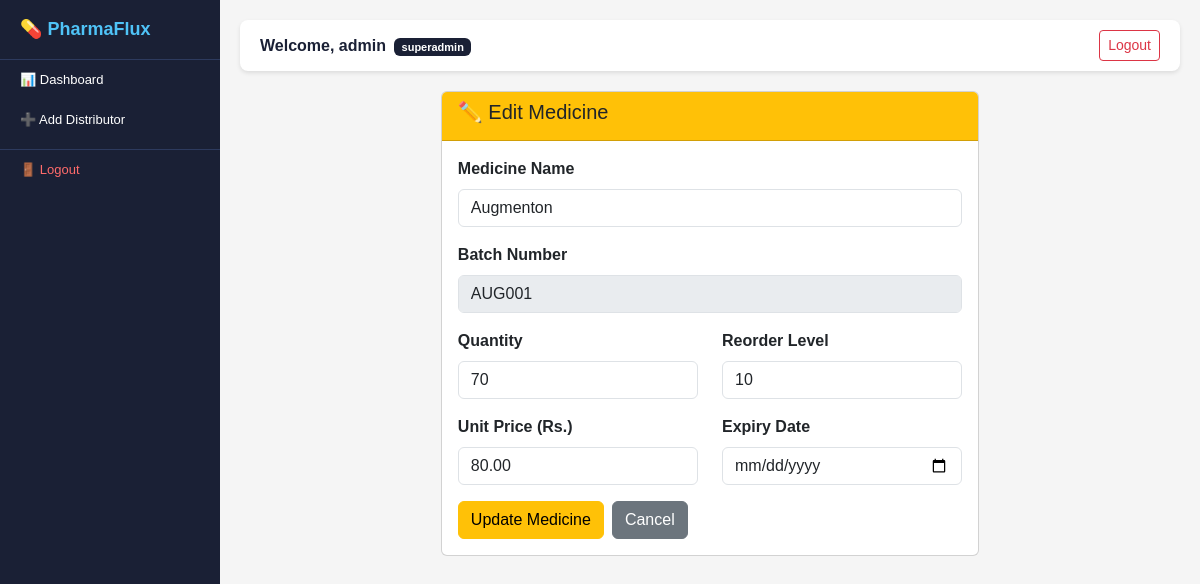
The app's page /stock/edit/4/ (signed in) with its own data.
### users/models.py (models this page shows)
class User(AbstractUser):
    ROLES = [
        ('superadmin', 'Super Admin'),
        ('distributor', 'Distributor'),
        ('employee', 'Employee'),
    ]
    role = models.CharField(
        max_length=20,
        choices=ROLES,
        default='distributor'
    )

### stock/models.py (models this page shows, shortened)
class Stock(models.Model):
    distributor = models.ForeignKey(
        Distributor,
        on_delete=models.CASCADE,
        related_name='stocks'
    )
    medicine_name = models.CharField(
        max_length=200
    )
    batch_no = models.CharField(
        max_length=100,
        unique=True
    )
    quantity = models.IntegerField(default=0)
    expiry_date = models.DateField()
    unit_price = models.DecimalField(
        max_digits=10,
        decimal_places=2
    )
    reorder_level = models.IntegerField(
        default=10
    )
    created_at = models.DateTimeField(
        auto_now_add=True
    )

### stock/views.py (the view, shortened to what this page needs)
# urls.py: path('edit/<int:stock_id>/', views.edit_stock, name='edit_stock'),
@login_required
def edit_stock(request, stock_id):
    stock = Stock.objects.get(id=stock_id)
    return render(
        request,
        'stock/edit.html',
        {'stock': stock}
    )

### templates/stock/edit.html (shortened to what this page needs)
{% extends 'base.html' %}
{% block content %}
<div class="row justify-content-center">
    <div class="col-md-7">
        <div class="card">
            <div class="card-header bg-warning">
                <h5>✏️ Edit Medicine</h5>
            </div>
            <div class="card-body">
                <form method="POST">
                    <div class="mb-3">
                        <label class="form-label fw-bold">Medicine Name</label>
                        <input type="text" name="medicine_name"
                               class="form-control"
                               value="{{ stock.medicine_name }}" required>
                    </div>
                    <div class="mb-3">
                        <label class="form-label fw-bold">Batch Number</label>
                        <input type="text" class="form-control"
                               value="{{ stock.batch_no }}" disabled>
                    </div>
                    <div class="row">
                        <div class="col-md-6 mb-3">
                            <label class="form-label fw-bold">Quantity</label>
                            <input type="number" name="quantity"
                                   class="form-control"
                                   value="{{ stock.quantity }}" required>
                        </div>
                        <div class="col-md-6 mb-3">
                            <label class="form-label fw-bold">Reorder Level</label>
                            <input type="number" name="reorder_level"
                                   class="form-control"
                                   value="{{ stock.reorder_level }}" required>
                        </div>
                    </div>
                    <div class="row">
                        <div class="col-md-6 mb-3">
                            <label class="form-label fw-bold">Unit Price (Rs.)</label>
                            <input type="number" name="unit_price"
                                   class="form-control" step="0.01"
                                   value="{{ stock.unit_price }}" required>
                        </div>
                        <div class="col-md-6 mb-3">
                            <label class="form-label fw-bold">Expiry Date</label>
                            <input type="date" name="expiry_date"
                                   class="form-control"
                                   value="{{ stock.expiry_date }}" required>
                        </div>
                    </div>
                    <div class="d-flex gap-2">
                        <button type="submit" class="btn btn-warning">
                            Update Medicine
                        </button>
                        <a href="/stock/" class="btn btn-secondary">
                            Cancel
                        </a>
                    </div>
                </form>
            </div>
        </div>
    </div>
</div>
{% endblock %}

### templates/base.html (shortened to what this page needs)
<!DOCTYPE html>
<html lang="en">
<head>
    <link href="https://cdn.jsdelivr.net/npm/bootstrap@5.3.0/dist/css/bootstrap.min.css" rel="stylesheet">
</head>
<body>
<div id="sidebar">
    <span class="brand">💊 PharmaFlux</span>
    {% if request.user.role == 'superadmin' %}
    <a href="/superadmin/" class="nav-link-item">📊 Dashboard</a>
    <a href="/superadmin/add-distributor/" class="nav-link-item">➕ Add Distributor</a>
    {% endif %}
    <a href="/logout/" class="nav-logout">🚪 Logout</a>
</div>
<div id="main-content">
    <div class="topbar">
        <span style="font-weight:bold; color:#1a2035;">
            Welcome, {{ request.user.username }}
            <span class="badge ms-1" style="background:#1a2035; font-size:11px;">
                {{ request.user.role }}
            </span>
        </span>
        <a href="/logout/" class="btn btn-sm btn-outline-danger">Logout</a>
    </div>
    {% block content %}
    {% endblock %}
</div>
</body>
</html>

### templates/base.html (style rules this page uses)
* { margin: 0; padding: 0; box-sizing: border-box; }
body { font-family: Arial, sans-serif; background-color: #f5f5f5; }
#sidebar { width: 220px; height: 100vh; background-color: #1a2035; position: fixed; top: 0; left: 0; overflow-y: auto; overflow-x: hidden; z-index: 999; }
.brand { color: #4fc3f7; font-size: 18px; font-weight: bold; padding: 16px 20px; background: #1a2035; display: block; border-bottom: 1px solid #2d3a5e; }
.nav-link-item { color: #ffffff; padding: 10px 20px; display: block; text-decoration: none; font-size: 13px; }
.nav-logout { color: #ff6b6b; padding: 10px 20px; display: block; text-decoration: none; font-size: 13px; border-top: 1px solid #2d3a5e; margin-top: 10px; }
#main-content { margin-left: 220px; padding: 20px; }
.topbar { background: #ffffff; padding: 10px 20px; margin-bottom: 20px; border-radius: 8px; box-shadow: 0 2px 4px rgba(0,0,0,0.1); display: flex; justify-content: space-between; align-items: center; }

### records on screen
User: user.username "admin", user.role "superadmin"
Stock: medicine_name "Augmenton", batch_no "AUG001", quantity "70", reorder_level "10", unit_price "80.00"
